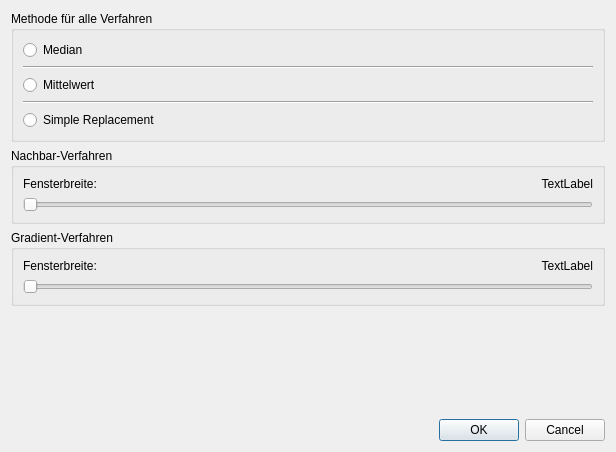
<?xml version="1.0" encoding="UTF-8"?>
<ui version="4.0">
 <class>Dialog</class>
 <widget class="QDialog" name="Dialog">
  <property name="geometry">
   <rect>
    <x>0</x>
    <y>0</y>
    <width>616</width>
    <height>452</height>
   </rect>
  </property>
  <property name="windowTitle">
   <string>Weitere Einstellungen für Korrekturalgorithmus</string>
  </property>
  <layout class="QVBoxLayout" name="verticalLayout_2">
   <item>
    <widget class="QGroupBox" name="groupBox">
     <property name="title">
      <string>Methode für alle Verfahren</string>
     </property>
     <layout class="QVBoxLayout" name="verticalLayout">
      <item>
       <widget class="QRadioButton" name="radioButton">
        <property name="text">
         <string>Median</string>
        </property>
       </widget>
      </item>
      <item>
       <widget class="Line" name="line">
        <property name="orientation">
         <enum>Qt::Horizontal</enum>
        </property>
       </widget>
      </item>
      <item>
       <widget class="QRadioButton" name="radioButton_2">
        <property name="text">
         <string>Mittelwert</string>
        </property>
       </widget>
      </item>
      <item>
       <widget class="Line" name="line_2">
        <property name="orientation">
         <enum>Qt::Horizontal</enum>
        </property>
       </widget>
      </item>
      <item>
       <widget class="QRadioButton" name="radioButton_3">
        <property name="text">
         <string>Simple Replacement</string>
        </property>
       </widget>
      </item>
     </layout>
    </widget>
   </item>
   <item>
    <widget class="QGroupBox" name="groupBox_2">
     <property name="title">
      <string>Nachbar-Verfahren</string>
     </property>
     <layout class="QGridLayout" name="gridLayout">
      <item row="0" column="0">
       <layout class="QHBoxLayout" name="horizontalLayout">
        <item>
         <widget class="QLabel" name="label">
          <property name="text">
           <string>Fensterbreite:</string>
          </property>
         </widget>
        </item>
        <item>
         <widget class="QLabel" name="label_2">
          <property name="text">
           <string>TextLabel</string>
          </property>
          <property name="alignment">
           <set>Qt::AlignRight|Qt::AlignTrailing|Qt::AlignVCenter</set>
          </property>
         </widget>
        </item>
       </layout>
      </item>
      <item row="1" column="0">
       <widget class="QSlider" name="horizontalSlider">
        <property name="enabled">
         <bool>true</bool>
        </property>
        <property name="orientation">
         <enum>Qt::Horizontal</enum>
        </property>
       </widget>
      </item>
     </layout>
    </widget>
   </item>
   <item>
    <widget class="QGroupBox" name="groupBox_3">
     <property name="title">
      <string>Gradient-Verfahren</string>
     </property>
     <layout class="QGridLayout" name="gridLayout_2">
      <item row="0" column="0">
       <layout class="QHBoxLayout" name="horizontalLayout_2">
        <item>
         <widget class="QLabel" name="label_3">
          <property name="text">
           <string>Fensterbreite:</string>
          </property>
         </widget>
        </item>
        <item>
         <widget class="QLabel" name="label_4">
          <property name="text">
           <string>TextLabel</string>
          </property>
          <property name="alignment">
           <set>Qt::AlignRight|Qt::AlignTrailing|Qt::AlignVCenter</set>
          </property>
         </widget>
        </item>
       </layout>
      </item>
      <item row="1" column="0">
       <widget class="QSlider" name="horizontalSlider_2">
        <property name="enabled">
         <bool>true</bool>
        </property>
        <property name="orientation">
         <enum>Qt::Horizontal</enum>
        </property>
       </widget>
      </item>
     </layout>
    </widget>
   </item>
   <item>
    <spacer name="verticalSpacer">
     <property name="orientation">
      <enum>Qt::Vertical</enum>
     </property>
     <property name="sizeHint" stdset="0">
      <size>
       <width>20</width>
       <height>40</height>
      </size>
     </property>
    </spacer>
   </item>
   <item>
    <widget class="QDialogButtonBox" name="buttonBox">
     <property name="orientation">
      <enum>Qt::Horizontal</enum>
     </property>
     <property name="standardButtons">
      <set>QDialogButtonBox::Cancel|QDialogButtonBox::Ok</set>
     </property>
    </widget>
   </item>
  </layout>
 </widget>
 <resources/>
 <connections>
  <connection>
   <sender>buttonBox</sender>
   <signal>accepted()</signal>
   <receiver>Dialog</receiver>
   <slot>accept()</slot>
   <hints>
    <hint type="sourcelabel">
     <x>248</x>
     <y>254</y>
    </hint>
    <hint type="destinationlabel">
     <x>157</x>
     <y>274</y>
    </hint>
   </hints>
  </connection>
  <connection>
   <sender>buttonBox</sender>
   <signal>rejected()</signal>
   <receiver>Dialog</receiver>
   <slot>reject()</slot>
   <hints>
    <hint type="sourcelabel">
     <x>316</x>
     <y>260</y>
    </hint>
    <hint type="destinationlabel">
     <x>286</x>
     <y>274</y>
    </hint>
   </hints>
  </connection>
 </connections>
</ui>
